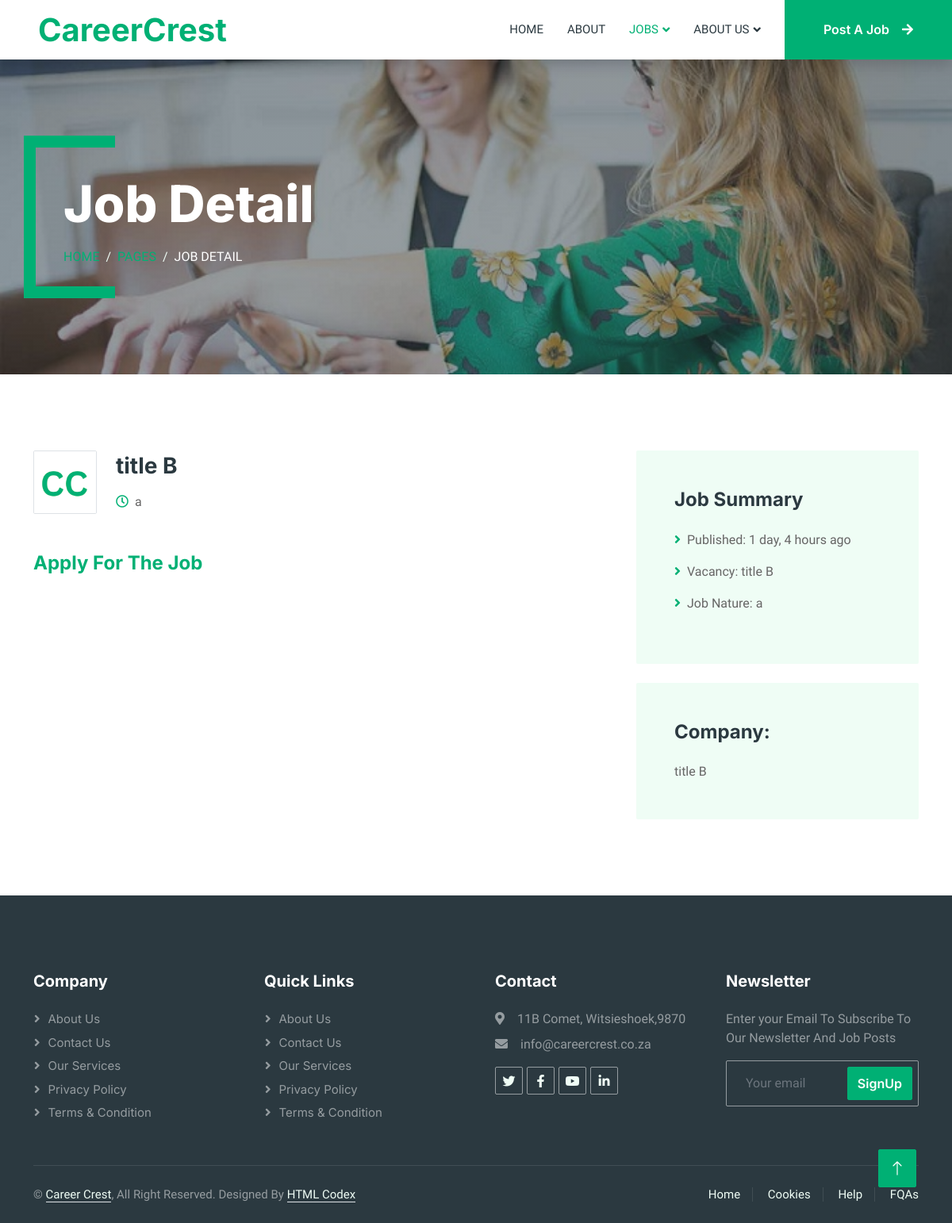
Before: /job/2/title B chec/ with the older database file.
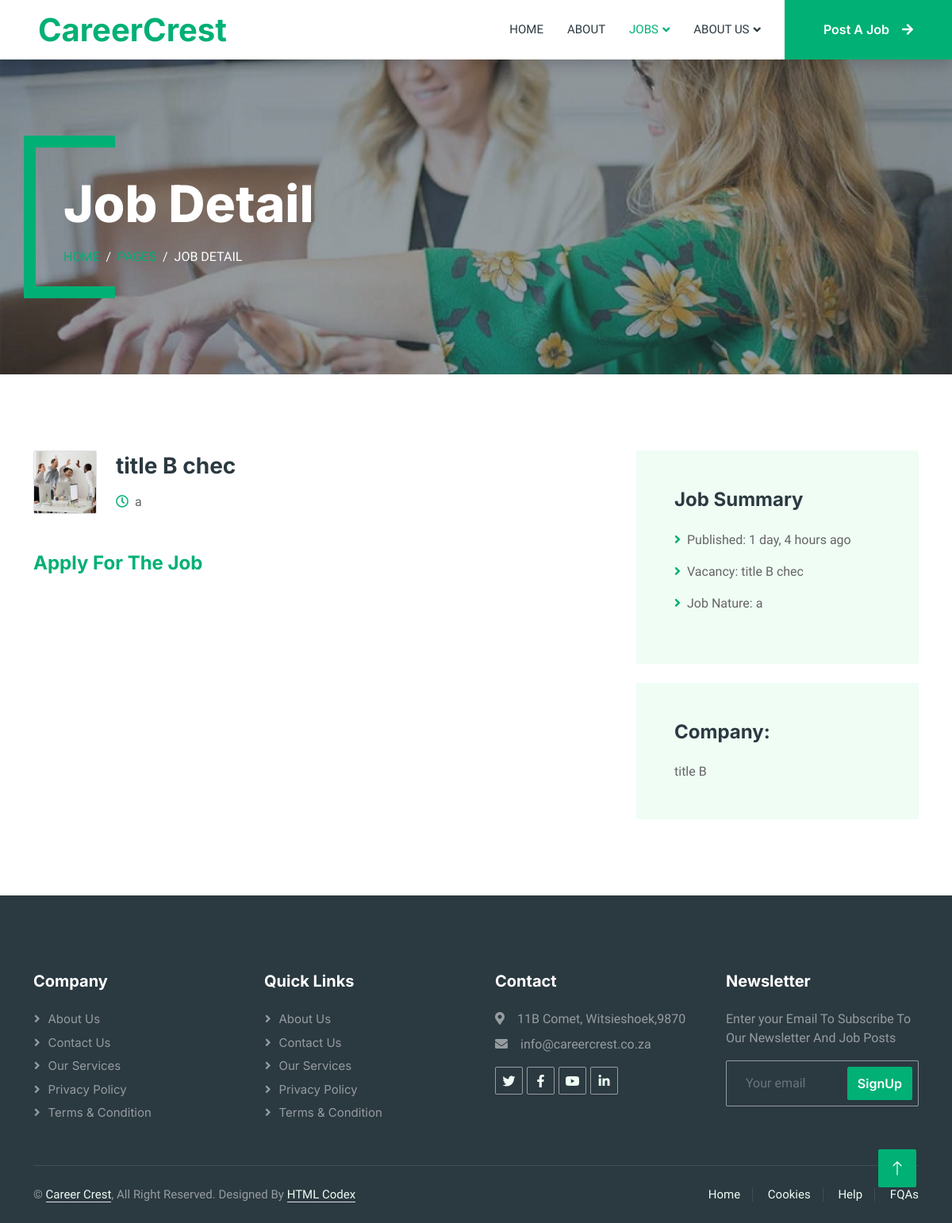
After: the same page with the newer database file.
### base/models.py (models this page shows, shortened)
class Job(models.Model):
    title = models.CharField(max_length=200)
    description = models.TextField(null=True, blank=True)
    location  = models.CharField(max_length=200,null=True,blank=True)
    salary  = models.CharField(max_length=200,null=True,blank=True)
    remotePosition  = models.BooleanField(null=True,blank=True)
    jobType  =  models.ForeignKey(JobTypes,on_delete=models.SET_NULL,null=True,blank=True)
    jobCategory  =  models.ManyToManyField(JobCategories,null=True,blank=True)
    positionFilled  = models.BooleanField(null=True,blank=True)
    featuredListing  = models.BooleanField(null=True,blank=True)
    importantInformation  = models.CharField(max_length=200,null=True,blank=True)
    expiryDate  = models.DateField(null=True, blank=True)
    applicationLinkOrEmail  = models.CharField(max_length=200)
    created = models.DateTimeField(auto_now_add=True)
    updated = models.DateTimeField(auto_now_add=True)
    companyname = models.CharField(max_length=200)
    seodescription = models.TextField(null=True, blank=True)
    companylogo = models.ImageField(null=True,blank=True,default="logo.png")
    class Meta:
        ordering = ['-updated','-created']
    def get_absolute_url(self):
        return reverse("job",
                            args=[self.id,self.title.replace(" ", "-").replace("/", "-").replace("\\", "-").lower()])

### base/views.py (the view)
# urls.py: path('job/<int:id>/<str:title>/',views.job,name="job"),
def job(request, id,title):
    try:
        job = get_object_or_404(Job,id=id)
        jobtypename = job.jobType
        jobtype = JobTypes.objects.get(name = jobtypename)
        context = {'job': job,'jobtype': jobtype}
    except Job.DoesNotExist:
        return render(request,'base/notfound.html')
    return render(request,'base/job.html',context)

### base/models.py (called while the page is built)
    def __str__(self):
        return self.name

### base/templates/base/job.html (shortened to what this page needs)
{% extends 'main.html' %}
{% block content %}
 <div class="container-xxl py-5 bg-dark page-header mb-5">
    <div class="container my-5 pt-5 pb-4">
        <h1 class="display-3 text-white mb-3 animated slideInDown">Job Detail</h1>
        <nav aria-label="breadcrumb">
            <ol class="breadcrumb text-uppercase">
                <li class="breadcrumb-item"><a href="#">Home</a></li>
                <li class="breadcrumb-item"><a href="#">Pages</a></li>
                <li class="breadcrumb-item text-white active" aria-current="page">Job Detail</li>
            </ol>
        </nav>
    </div>
</div>
<div class="container-xxl py-5 wow fadeInUp" data-wow-delay="0.1s">
    <div class="container">
        <div class="row gy-5 gx-4">
            <div class="col-lg-8">
                <div class="d-flex align-items-center mb-5">
                    {% if job.companylogo and job.companylogo != 'none' %}
                    <img class="flex-shrink-0 img-fluid border rounded" src="{{job.companylogo}}" alt="" style="width: 80px; height: 80px;">
                    {% else %}
                    <img class="flex-shrink-0 img-fluid border rounded" src="/static/img/android-chrome-512x512.png" alt="" style="width: 80px; height: 80px;">
                    {% endif %}
                    <div class="text-start ps-4">
                        <h3 class="mb-3"> {{job.title}}</h3>
                        {% if jobtype and jobtype != 'none' %}
                        <span class="text-truncate me-3"><i class="far fa-clock text-primary me-2"></i>{{jobtype}}</span>
                        {% endif %}
                    </div>
                </div>
                <div class="">
                    <h4 class="mb-4">
                        <a href="{{job.applicationLinkOrEmail}}" target="_blank"> Apply For The Job</a>
                    </h4>
                </div>
            </div>
            <div class="col-lg-4">
                <div class="bg-light rounded p-5 mb-4 wow slideInUp" data-wow-delay="0.1s">
                    <h4 class="mb-4">Job Summary</h4>
                    <p><i class="fa fa-angle-right text-primary me-2"></i>Published: {{job.updated| timesince}} ago</p>
                    <p><i class="fa fa-angle-right text-primary me-2"></i>Vacancy: {{job.title}}</p>
                    {% if jobtype and jobtype != 'none' %}
                    <p><i class="fa fa-angle-right text-primary me-2"></i>Job Nature: {{jobtype}}</p>
                    {% endif %}
                </div>
                <div class="bg-light rounded p-5 wow slideInUp" data-wow-delay="0.1s">
                    <h4 class="mb-4">Company:</h4>
                    {% if job.companyname and job.companyname != 'none' %}
                    <p class="m-0">{{job.companyname}}</p>
                    {% endif %}
                </div>
            </div>
        </div>
    </div>
</div>
{% endblock %}

Changed rows visible on the page:
changed Job "title B": companylogo: picture added; title "title B" → "title B chec"
